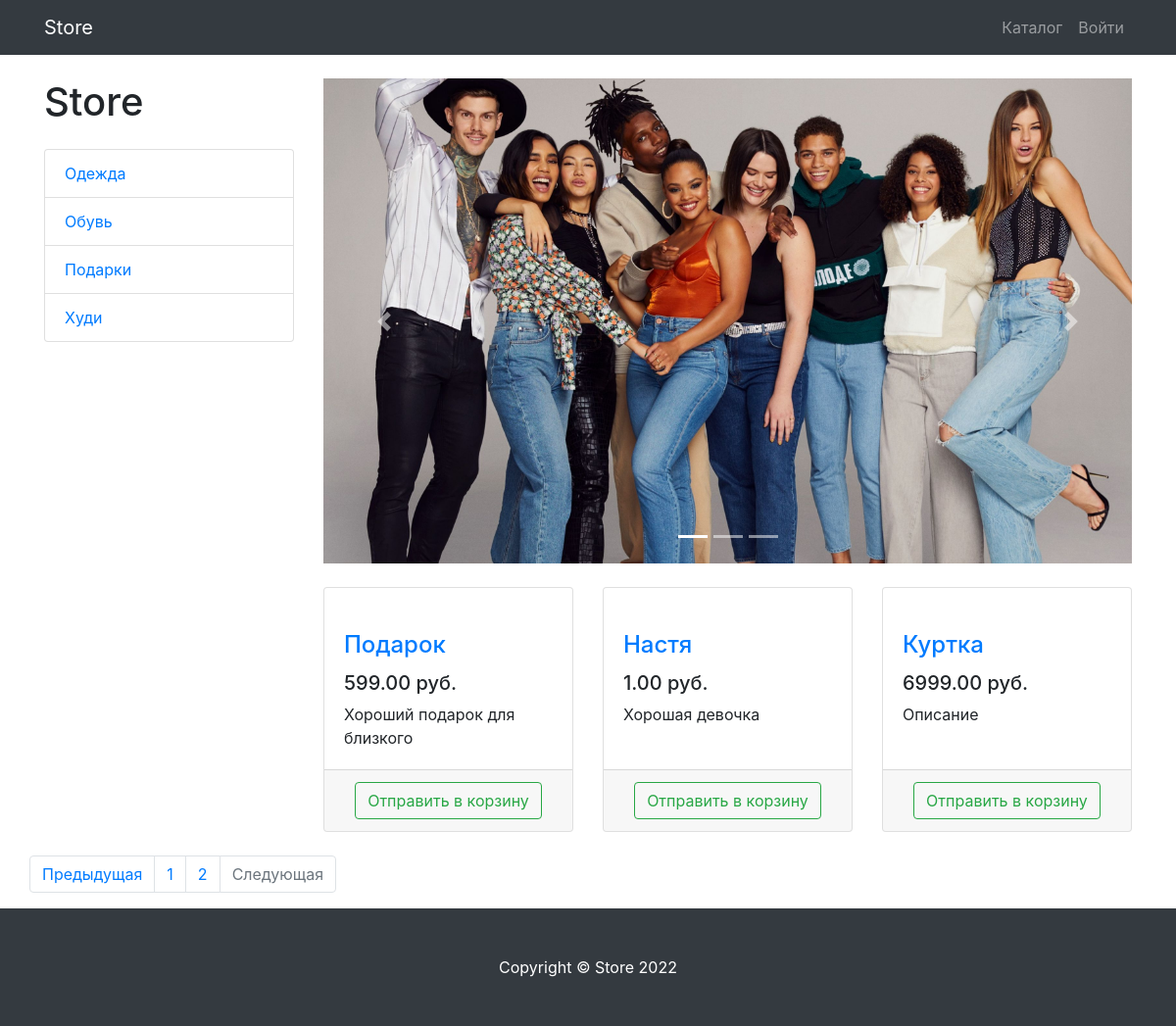
The app's page /products/page/2/ with its own data.
### products/models.py (models this page shows, shortened)
class category(models.Model):
    title = models.CharField("Название категории", max_length=200, unique=True)
    description = models.TextField("Описание", null=True, blank=True)
    class Meta:                              #класс мета это создание доп настроек, с помощью этой мы сделали отображение в админке не POSTSS, а продукты, а также продукт в единственном числе
        verbose_name='Категория'
        verbose_name_plural='Категории'

class Posts(models.Model):
    title = models.CharField("Название", max_length=256)
    description = models.TextField("Описание")
    price = models.DecimalField("Цена", max_digits=6, decimal_places=2)
    quantity = models.PositiveIntegerField("Количество", default=0)
    image = models.ImageField(
        upload_to='products_images', null=True, blank=True)
    category = models.ForeignKey(
        to=category, on_delete=models.CASCADE)
    class Meta:                              #класс мета это создание доп настроек, с помощью этой мы сделали отображение в админке не POSTSS, а продукты, а также продукт в единственном числе
        verbose_name='Продукт'
        verbose_name_plural='Продукты'

### products/views.py (the view)
# urls.py: path('', ProductsListView.as_view(), name="index"),          #путь для всех объектов в каталоге
class ProductsListView(CommonContextMixin ,ListView):
    model=Posts
    template_name='products/products.html'
    paginate_by=3
    title='Store-каталог'
    def get_queryset(self) :
        queryset=super(ProductsListView,self).get_queryset()
        category_id=self.kwargs.get('category_id')                                           #теперь все данные, которые приходят к нам через юрл(к примеру категори айди) приходят в self.kwargs, там нам и нужно с ними работать. kwargs это словарь
        return queryset.filter(category_id=category_id) if category_id else queryset
    def get_context_data(self,*,object_list=None , **kwargs):
        context=super(ProductsListView,self).get_context_data()
        context['categories']=category.objects.all()
        return context

### common/views.py (called while the page is built)
    def get_context_data(self, **kwargs):
        context=super(CommonContextMixin,self).get_context_data(**kwargs)
        context['title']=self.title
        return context

### products/context_processors.py (called while the page is built)
def baskets(request):                     #Контекстный процессор, который делает переменную basket глобальной
    user=request.user
    return {'basket':Basket.objects.filter(user=user) if user.is_authenticated else []}

### products/templates/products/products.html (shortened to what this page needs)
{% extends 'products/base.html'%}
{% load static%}
{% block css%}
<link href="{%static 'vendor/css/products.css'%}" rel="stylesheet">
{%endblock%}
{%block content%}
<div class="container">
    <div class="row">
        <div class="col-lg-3">
            <h1 class="my-4">Store</h1>
            <div class="list-group">
                {%for el in categories%}
                    <a href="{%url 'products:category' el.id  %}" class="list-group-item">{{el.title}}</a>
                {%endfor%}
            </div>
        </div>
        <div class="col-lg-9">
            <div id="carouselExampleIndicators" class="carousel slide my-4" data-ride="carousel">
                <ol class="carousel-indicators">
                    <li data-target="#carouselExampleIndicators" data-slide-to="0" class="active"></li>
                    <li data-target="#carouselExampleIndicators" data-slide-to="1"></li>
                    <li data-target="#carouselExampleIndicators" data-slide-to="2"></li>
                </ol>
                <div class="carousel-inner" role="listbox">
                    <div class="carousel-item active">
                        <img class="d-block img-fluid" src="{% static 'vendor/img/slides/slide-1.jpg' %}"
                            alt="First slide">
                    </div>
                </div>
                <a class="carousel-control-prev" href="#carouselExampleIndicators" role="button" data-slide="prev">
                    <span class="carousel-control-prev-icon" aria-hidden="true"></span>
                </a>
                <a class="carousel-control-next" href="#carouselExampleIndicators" role="button" data-slide="next">
                    <span class="carousel-control-next-icon" aria-hidden="true"></span>
                </a>
            </div>
            <div class="row">
                {%if length%}
                    <div class="text=center">
                        <p class="card-text">Извините, в этой категории пока что нет товаров</p>
                    </div>
                {%else%}
                    {%for el in object_list%}
                    <div class="col-lg-4 col-md-6 mb-4">
                        <div class="card h-100">
                            <a href="#">
                            </a>
                            <div class="card-body">
                                <h4 class="card-title">
                                    <a href="#">{{el.title}}</a>
                                </h4>
                                <h5>{{el.price}} руб.</h5>
                                <p class="card-text">{{el.description}}</p>
                            </div>
                            <div class="card-footer text-center">
                                <a class='btn btn-outline-success' href="{% url 'products:basket_add' el.id%}">
                                    Отправить в корзину
                                </a>
                            </div>
                        </div>
                    </div>
                    {%endfor%}
                {%endif%}
            </div>
        </div>
        {% if is_paginated%}
            <nav aria-label="Page navigation example">
                <ul class="pagination justify-content-center">
                    <li class="page-item {%if not page_obj.has_previous%} disabled {%endif%}">
                        <a class="page-link" href="{%if page_obj.has_previous%} {%url 'products:paginator' page_obj.previous_page_number%} {%else%} # {%endif%}" tabindex="-1" aria-disabled="true">Предыдущая</a>
                    </li>
                    {%for page in paginator.page_range%}
                        <li class="page-item">
                            <a class="page-link" href="{%url 'products:paginator' page%}">
                                {{page}}
                            </a>
                        </li>
                    {%endfor%}
                    <li class="page-item {%if not page_obj.has_next%} disabled {%endif%}">
                        <a class="page-link" href="{%if page_obj.has_next%} {%url 'products:paginator' page_obj.next_page_number%} {%else%} # {%endif%}">Следующая</a>
                    </li>
                </ul>
            </nav>
        {%endif%}
    </div>
</div>
{%endblock%}
{%block footer%}
<footer class="py-5 bg-dark">
    <div class="container">
        <p class="m-0 text-center text-white">Copyright &copy; Store 2022</p>
    </div>
</footer>
{%endblock%}

### records on screen
category: title "Одежда"
category: title "Обувь"
category: title "Подарки"
category: title "Худи"
Posts: title "Подарок", price "599.00", description "Хороший подарок для близкого"
Posts: title "Настя", price "1.00", description "Хорошая девочка"
Posts: title "Куртка", price "6999.00", description "Описание"

### other values on screen
{{ page }} "1" "2"
